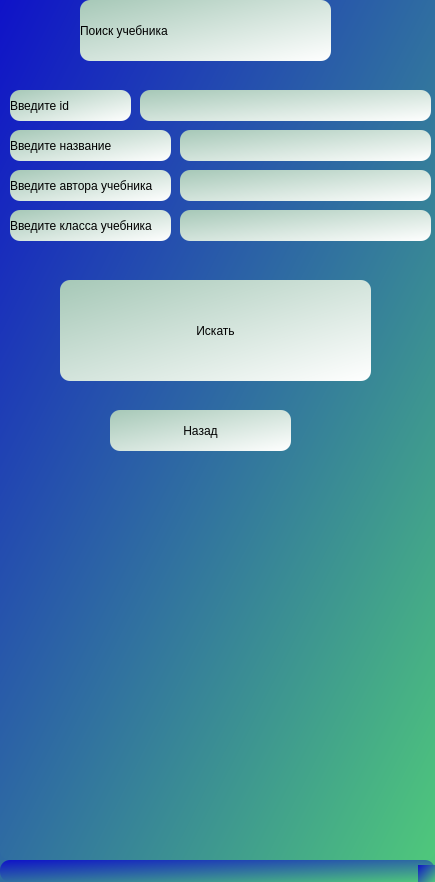
<?xml version="1.0" encoding="UTF-8"?>
<ui version="4.0">
 <class>MainWindow</class>
 <widget class="QMainWindow" name="MainWindow">
  <property name="geometry">
   <rect>
    <x>0</x>
    <y>0</y>
    <width>435</width>
    <height>882</height>
   </rect>
  </property>
  <property name="windowTitle">
   <string>MainWindow</string>
  </property>
  <property name="styleSheet">
   <string notr="true">background-color: qlineargradient(spread:pad, x1:0, y1:0, x2:1, y2:1, stop:0 rgba(15, 18, 200, 255), stop:1 rgba(79, 200, 123, 255));
border-radius: 10px;</string>
  </property>
  <widget class="QWidget" name="centralwidget">
   <widget class="QLabel" name="label_4">
    <property name="geometry">
     <rect>
      <x>80</x>
      <y>0</y>
      <width>251</width>
      <height>61</height>
     </rect>
    </property>
    <property name="toolTip">
     <string>&lt;html&gt;&lt;head/&gt;&lt;body&gt;&lt;p align=&quot;center&quot;&gt;Редактирование ученика&lt;/p&gt;&lt;/body&gt;&lt;/html&gt;</string>
    </property>
    <property name="whatsThis">
     <string>&lt;html&gt;&lt;head/&gt;&lt;body&gt;&lt;p align=&quot;center&quot;&gt;Редактирование ученика&lt;/p&gt;&lt;/body&gt;&lt;/html&gt;</string>
    </property>
    <property name="styleSheet">
     <string notr="true">background-color: qlineargradient(spread:pad, x1:0, y1:0, x2:1, y2:1, stop:0 rgba(166, 200, 183, 255), stop:1 rgba(255, 255, 255, 255));</string>
    </property>
    <property name="text">
     <string>Поиск учебника</string>
    </property>
   </widget>
   <widget class="QLineEdit" name="subject">
    <property name="geometry">
     <rect>
      <x>180</x>
      <y>130</y>
      <width>251</width>
      <height>31</height>
     </rect>
    </property>
    <property name="styleSheet">
     <string notr="true">background-color: qlineargradient(spread:pad, x1:0, y1:0, x2:1, y2:1, stop:0 rgba(166, 200, 183, 255), stop:1 rgba(255, 255, 255, 255));</string>
    </property>
   </widget>
   <widget class="QLineEdit" name="author">
    <property name="geometry">
     <rect>
      <x>180</x>
      <y>170</y>
      <width>251</width>
      <height>31</height>
     </rect>
    </property>
    <property name="styleSheet">
     <string notr="true">background-color: qlineargradient(spread:pad, x1:0, y1:0, x2:1, y2:1, stop:0 rgba(166, 200, 183, 255), stop:1 rgba(255, 255, 255, 255));</string>
    </property>
   </widget>
   <widget class="QLabel" name="label_3">
    <property name="geometry">
     <rect>
      <x>10</x>
      <y>130</y>
      <width>161</width>
      <height>31</height>
     </rect>
    </property>
    <property name="styleSheet">
     <string notr="true">background-color: qlineargradient(spread:pad, x1:0, y1:0, x2:1, y2:1, stop:0 rgba(166, 200, 183, 255), stop:1 rgba(255, 255, 255, 255));</string>
    </property>
    <property name="text">
     <string>Введите название</string>
    </property>
   </widget>
   <widget class="QLabel" name="label_5">
    <property name="geometry">
     <rect>
      <x>10</x>
      <y>170</y>
      <width>161</width>
      <height>31</height>
     </rect>
    </property>
    <property name="styleSheet">
     <string notr="true">background-color: qlineargradient(spread:pad, x1:0, y1:0, x2:1, y2:1, stop:0 rgba(166, 200, 183, 255), stop:1 rgba(255, 255, 255, 255));</string>
    </property>
    <property name="text">
     <string>Введите автора учебника</string>
    </property>
   </widget>
   <widget class="QLabel" name="label_7">
    <property name="geometry">
     <rect>
      <x>10</x>
      <y>90</y>
      <width>121</width>
      <height>31</height>
     </rect>
    </property>
    <property name="styleSheet">
     <string notr="true">background-color: qlineargradient(spread:pad, x1:0, y1:0, x2:1, y2:1, stop:0 rgba(166, 200, 183, 255), stop:1 rgba(255, 255, 255, 255));</string>
    </property>
    <property name="text">
     <string>Введите id</string>
    </property>
   </widget>
   <widget class="QLineEdit" name="id">
    <property name="geometry">
     <rect>
      <x>140</x>
      <y>90</y>
      <width>291</width>
      <height>31</height>
     </rect>
    </property>
    <property name="styleSheet">
     <string notr="true">background-color: qlineargradient(spread:pad, x1:0, y1:0, x2:1, y2:1, stop:0 rgba(166, 200, 183, 255), stop:1 rgba(255, 255, 255, 255));</string>
    </property>
   </widget>
   <widget class="QPushButton" name="finish">
    <property name="geometry">
     <rect>
      <x>60</x>
      <y>280</y>
      <width>311</width>
      <height>101</height>
     </rect>
    </property>
    <property name="styleSheet">
     <string notr="true">background-color: qlineargradient(spread:pad, x1:0, y1:0, x2:1, y2:1, stop:0 rgba(166, 200, 183, 255), stop:1 rgba(255, 255, 255, 255));</string>
    </property>
    <property name="text">
     <string>Искать</string>
    </property>
   </widget>
   <widget class="QPushButton" name="back">
    <property name="geometry">
     <rect>
      <x>110</x>
      <y>410</y>
      <width>181</width>
      <height>41</height>
     </rect>
    </property>
    <property name="styleSheet">
     <string notr="true">background-color: qlineargradient(spread:pad, x1:0, y1:0, x2:1, y2:1, stop:0 rgba(166, 200, 183, 255), stop:1 rgba(255, 255, 255, 255));</string>
    </property>
    <property name="text">
     <string>Назад</string>
    </property>
   </widget>
   <widget class="QLabel" name="label_12">
    <property name="geometry">
     <rect>
      <x>10</x>
      <y>210</y>
      <width>161</width>
      <height>31</height>
     </rect>
    </property>
    <property name="styleSheet">
     <string notr="true">background-color: qlineargradient(spread:pad, x1:0, y1:0, x2:1, y2:1, stop:0 rgba(166, 200, 183, 255), stop:1 rgba(255, 255, 255, 255));</string>
    </property>
    <property name="text">
     <string>Введите класса учебника</string>
    </property>
   </widget>
   <widget class="QLineEdit" name="class_number">
    <property name="geometry">
     <rect>
      <x>180</x>
      <y>210</y>
      <width>251</width>
      <height>31</height>
     </rect>
    </property>
    <property name="styleSheet">
     <string notr="true">background-color: qlineargradient(spread:pad, x1:0, y1:0, x2:1, y2:1, stop:0 rgba(166, 200, 183, 255), stop:1 rgba(255, 255, 255, 255));</string>
    </property>
   </widget>
  </widget>
  <widget class="QMenuBar" name="menubar">
   <property name="geometry">
    <rect>
     <x>0</x>
     <y>0</y>
     <width>435</width>
     <height>26</height>
    </rect>
   </property>
  </widget>
  <widget class="QStatusBar" name="statusbar"/>
 </widget>
 <resources/>
 <connections/>
</ui>
